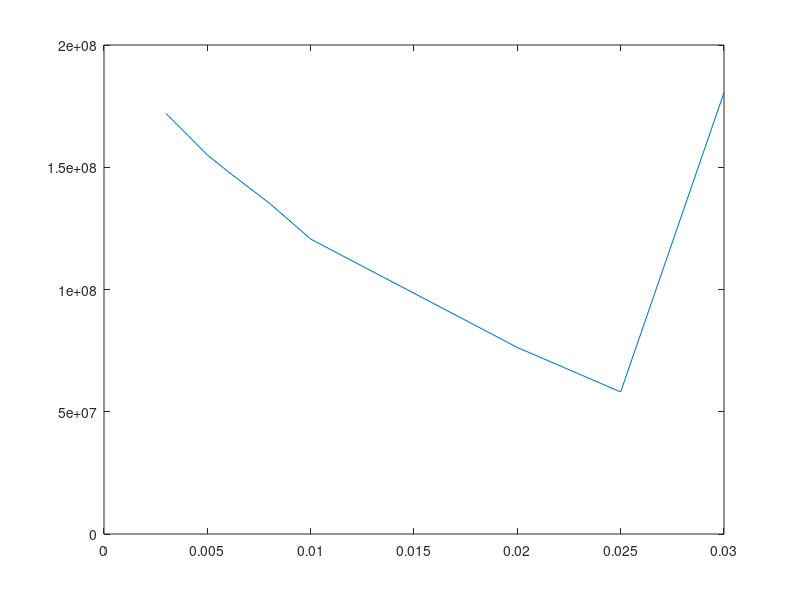
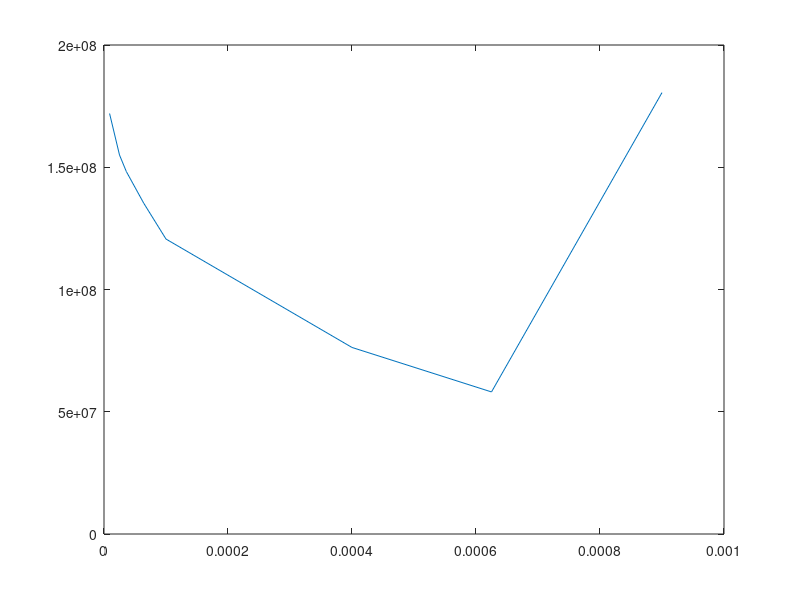
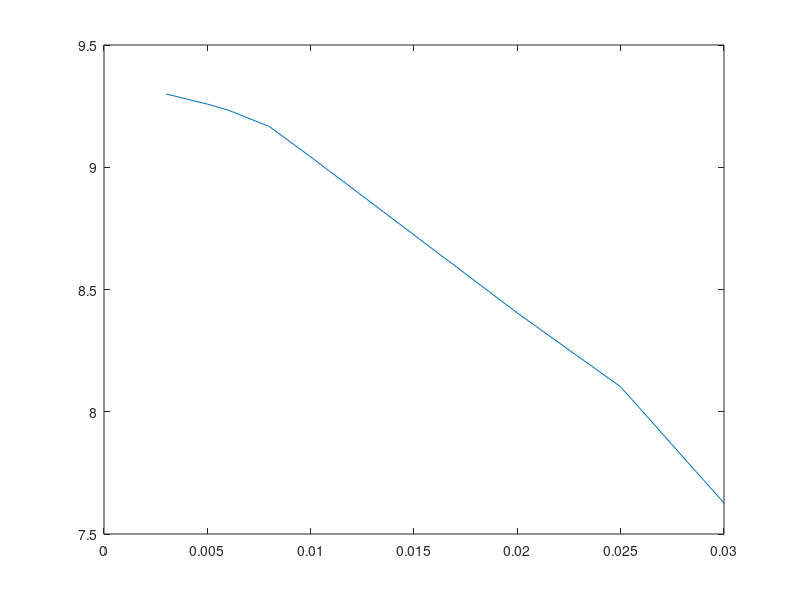

Here is the MATLAB script that generated these plots, in order:
clear
clc



h = [0.03, 0.025, 0.02,0.01,0.008,0.006,0.005,0.003]

%Computed with incorrect code (DO NOT USE)
%comp = [ 405.09386427458821,420.19932947383575,452.12152723453761,  458.32744112134770,  461.70241803959021,  462.91780749527265]
%sigmavm = [ 64171642.133209094, 87111708.518381581,161806176.50642782,  184610604.19472814, 204789909.94572461,  214790909.43579236,  239647829.08694345]
hsquared = h.^2

%Manual thickness
sigmavm = [180530770.94187734, 58105091.438845620, 76297023.910977289, 120632819.29123384,135333384.45132196, 148252274.39975753,155014093.88275731,171979134.42464918]
comp = [7.6266078395361472, 8.1018772854937335, 8.4039865894785510, 9.0424305446916353, 9.1665488224278047,9.2340483607343984, 9.2583561499209281,9.2997911464390377]

figure(1)
plot(h,sigmavm)
figure(2)
plot(hsquared,sigmavm)

figure(3)
plot(h,comp)

sigma_cent = [140435709.74833924, 159762865.46645081, 215578595.65839344,  227997815.49522173, 238878080.49422231,243797398.82421944]

%Redoing sigmavm with thk defined manually

sigmavm_new = [64171642.133209094,87111708.518381581,161806176.50645119, 184610604.19498640]
comp_new = [8.1018771044010229,8.4039864016314159,9.0424303425789230,9.1665486175669599]